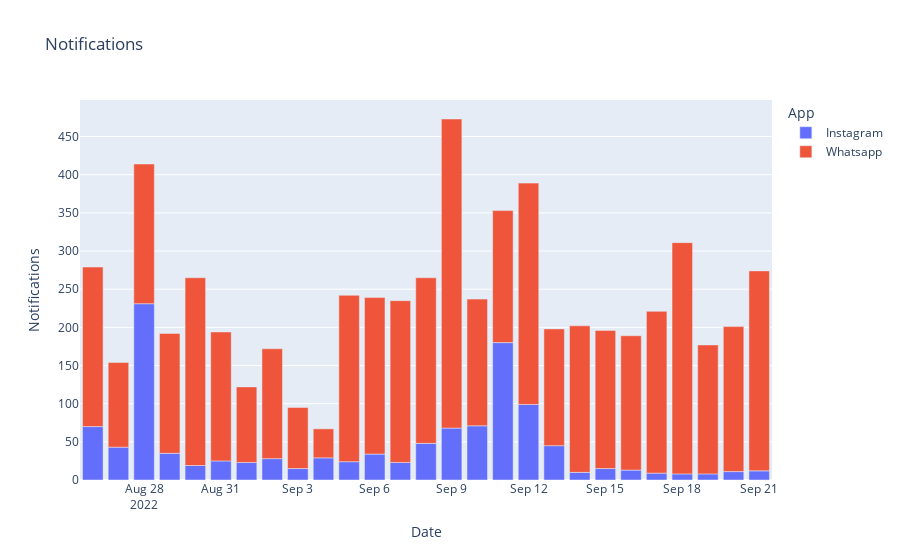

The notebook cell this image was saved under:
### Code cell
figure.show()

### Figure 1 — Plotly figure (JSON) as saved in the notebook; plotly's stock layout.template omitted (floating-point values rounded to 4 significant figures)
{"data": [{"alignmentgroup": "True", "hovertemplate": "App=Instagram<br>Date=%{x}<br>Notifications=%{y}<extra></extra>", "legendgroup": "Instagram", "marker": {"color": "#636efa", "pattern": {"shape": ""}}, "name": "Instagram", "offsetgroup": "Instagram", "orientation": "v", "showlegend": true, "textposition": "auto", "type": "bar", "x": ["2022-08-26T00:00:00", "2022-08-27T00:00:00", "2022-08-28T00:00:00", "2022-08-29T00:00:00", "2022-08-30T00:00:00", "2022-08-31T00:00:00", "2022-09-01T00:00:00", "2022-09-02T00:00:00", "2022-09-03T00:00:00", "2022-09-04T00:00:00", "2022-09-05T00:00:00", "2022-09-06T00:00:00", "2022-09-07T00:00:00", "2022-09-08T00:00:00", "2022-09-09T00:00:00", "2022-09-10T00:00:00", "2022-09-11T00:00:00", "2022-09-12T00:00:00", "2022-09-13T00:00:00", "2022-09-14T00:00:00", "2022-09-15T00:00:00", "2022-09-16T00:00:00", "2022-09-17T00:00:00", "2022-09-18T00:00:00", "2022-09-19T00:00:00", "2022-09-20T00:00:00", "2022-09-21T00:00:00"], "xaxis": "x", "y": [70, 43, 231, 35, 19, 25, 23, 28, 15, 29, 24, 34, 23, 48, 68, 71, 180, 99, 45, 10, 15, 13, 9, 8, 8, 11, 12], "yaxis": "y"}, {"alignmentgroup": "True", "hovertemplate": "App=Whatsapp<br>Date=%{x}<br>Notifications=%{y}<extra></extra>", "legendgroup": "Whatsapp", "marker": {"color": "#EF553B", "pattern": {"shape": ""}}, "name": "Whatsapp", "offsetgroup": "Whatsapp", "orientation": "v", "showlegend": true, "textposition": "auto", "type": "bar", "x": ["2022-08-26T00:00:00", "2022-08-27T00:00:00", "2022-08-28T00:00:00", "2022-08-29T00:00:00", "2022-08-30T00:00:00", "2022-08-31T00:00:00", "2022-09-01T00:00:00", "2022-09-02T00:00:00", "2022-09-03T00:00:00", "2022-09-04T00:00:00", "2022-09-05T00:00:00", "2022-09-06T00:00:00", "2022-09-07T00:00:00", "2022-09-08T00:00:00", "2022-09-09T00:00:00", "2022-09-10T00:00:00", "2022-09-11T00:00:00", "2022-09-12T00:00:00", "2022-09-13T00:00:00", "2022-09-14T00:00:00", "2022-09-15T00:00:00", "2022-09-16T00:00:00", "2022-09-17T00:00:00", "2022-09-18T00:00:00", "2022-09-19T00:00:00", "2022-09-20T00:00:00", "2022-09-21T00:00:00"], "xaxis": "x", "y": [209, 111, 183, 157, 246, 169, 99, 144, 80, 38, 218, 205, 212, 217, 405, 166, 173, 290, 153, 192, 181, 176, 212, 303, 169, 190, 262], "yaxis": "y"}], "layout": {"barmode": "relative", "legend": {"title": {"text": "App"}, "tracegroupgap": 0}, "title": {"text": "Notifications"}, "xaxis": {"anchor": "y", "domain": [0, 1], "title": {"text": "Date"}}, "yaxis": {"anchor": "x", "domain": [0, 1], "title": {"text": "Notifications"}}}}
